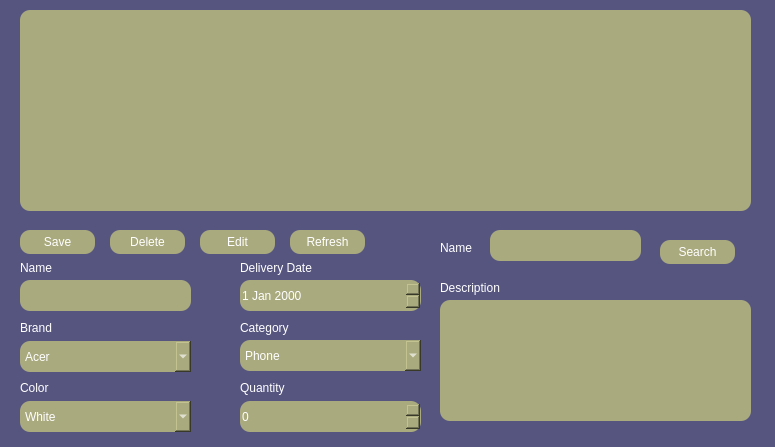
<?xml version="1.0" encoding="UTF-8"?>
<ui version="4.0">
 <class>Form</class>
 <widget class="QWidget" name="Form">
  <property name="geometry">
   <rect>
    <x>0</x>
    <y>0</y>
    <width>775</width>
    <height>447</height>
   </rect>
  </property>
  <property name="windowTitle">
   <string>Form</string>
  </property>
  <property name="styleSheet">
   <string notr="true">background-color:rgb(85, 85, 128);
</string>
  </property>
  <widget class="QLineEdit" name="name_input">
   <property name="geometry">
    <rect>
     <x>20</x>
     <y>280</y>
     <width>171</width>
     <height>31</height>
    </rect>
   </property>
   <property name="styleSheet">
    <string notr="true">background-color:rgb(170, 170, 127);
border-radius:10px;</string>
   </property>
  </widget>
  <widget class="QLabel" name="label">
   <property name="geometry">
    <rect>
     <x>20</x>
     <y>260</y>
     <width>49</width>
     <height>16</height>
    </rect>
   </property>
   <property name="styleSheet">
    <string notr="true">color:white;</string>
   </property>
   <property name="text">
    <string>Name</string>
   </property>
  </widget>
  <widget class="QTextBrowser" name="description_input">
   <property name="geometry">
    <rect>
     <x>440</x>
     <y>300</y>
     <width>311</width>
     <height>121</height>
    </rect>
   </property>
   <property name="styleSheet">
    <string notr="true">background-color:rgb(170, 170, 127);
border-radius:10px;
color:white;</string>
   </property>
  </widget>
  <widget class="QLabel" name="label_2">
   <property name="geometry">
    <rect>
     <x>20</x>
     <y>320</y>
     <width>49</width>
     <height>16</height>
    </rect>
   </property>
   <property name="styleSheet">
    <string notr="true">color:white;</string>
   </property>
   <property name="text">
    <string>Brand</string>
   </property>
  </widget>
  <widget class="QLabel" name="label_3">
   <property name="geometry">
    <rect>
     <x>20</x>
     <y>380</y>
     <width>49</width>
     <height>16</height>
    </rect>
   </property>
   <property name="styleSheet">
    <string notr="true">color:white;</string>
   </property>
   <property name="text">
    <string>Color</string>
   </property>
  </widget>
  <widget class="QDateEdit" name="date_input">
   <property name="geometry">
    <rect>
     <x>240</x>
     <y>280</y>
     <width>181</width>
     <height>31</height>
    </rect>
   </property>
   <property name="styleSheet">
    <string notr="true">background-color:rgb(170, 170, 127);
border-radius:10px;
color:white;</string>
   </property>
  </widget>
  <widget class="QLabel" name="label_4">
   <property name="geometry">
    <rect>
     <x>240</x>
     <y>260</y>
     <width>91</width>
     <height>16</height>
    </rect>
   </property>
   <property name="styleSheet">
    <string notr="true">color:white;</string>
   </property>
   <property name="text">
    <string>Delivery Date</string>
   </property>
  </widget>
  <widget class="QLabel" name="label_5">
   <property name="geometry">
    <rect>
     <x>240</x>
     <y>320</y>
     <width>49</width>
     <height>16</height>
    </rect>
   </property>
   <property name="styleSheet">
    <string notr="true">color:white;</string>
   </property>
   <property name="text">
    <string>Category</string>
   </property>
  </widget>
  <widget class="QLabel" name="label_6">
   <property name="geometry">
    <rect>
     <x>240</x>
     <y>380</y>
     <width>49</width>
     <height>16</height>
    </rect>
   </property>
   <property name="styleSheet">
    <string notr="true">color:white;</string>
   </property>
   <property name="text">
    <string>Quantity</string>
   </property>
  </widget>
  <widget class="QLabel" name="label_7">
   <property name="geometry">
    <rect>
     <x>440</x>
     <y>280</y>
     <width>91</width>
     <height>16</height>
    </rect>
   </property>
   <property name="styleSheet">
    <string notr="true">color:white;</string>
   </property>
   <property name="text">
    <string>Description</string>
   </property>
  </widget>
  <widget class="QPushButton" name="save_bt">
   <property name="geometry">
    <rect>
     <x>20</x>
     <y>230</y>
     <width>75</width>
     <height>24</height>
    </rect>
   </property>
   <property name="styleSheet">
    <string notr="true">background-color:rgb(170, 170, 127);
border-radius:10px;
color:white;</string>
   </property>
   <property name="text">
    <string>Save</string>
   </property>
  </widget>
  <widget class="QPushButton" name="pushButton_2">
   <property name="geometry">
    <rect>
     <x>110</x>
     <y>230</y>
     <width>75</width>
     <height>24</height>
    </rect>
   </property>
   <property name="styleSheet">
    <string notr="true">background-color:rgb(170, 170, 127);
border-radius:10px;
color:white;</string>
   </property>
   <property name="text">
    <string>Delete</string>
   </property>
  </widget>
  <widget class="QTableView" name="tableView">
   <property name="geometry">
    <rect>
     <x>20</x>
     <y>10</y>
     <width>731</width>
     <height>201</height>
    </rect>
   </property>
   <property name="styleSheet">
    <string notr="true">background-color:rgb(170, 170, 127);
border-radius:10px;
color:white;</string>
   </property>
  </widget>
  <widget class="QComboBox" name="brand_input">
   <property name="geometry">
    <rect>
     <x>20</x>
     <y>341</y>
     <width>171</width>
     <height>31</height>
    </rect>
   </property>
   <property name="styleSheet">
    <string notr="true">background-color:rgb(170, 170, 127);
border-radius:10px;
color:white;</string>
   </property>
   <item>
    <property name="text">
     <string>Acer</string>
    </property>
   </item>
   <item>
    <property name="text">
     <string>GigaByte</string>
    </property>
   </item>
   <item>
    <property name="text">
     <string>Asus</string>
    </property>
   </item>
   <item>
    <property name="text">
     <string>Msi</string>
    </property>
   </item>
  </widget>
  <widget class="QComboBox" name="color_input">
   <property name="geometry">
    <rect>
     <x>20</x>
     <y>401</y>
     <width>171</width>
     <height>31</height>
    </rect>
   </property>
   <property name="styleSheet">
    <string notr="true">background-color:rgb(170, 170, 127);
border-radius:10px;
color:white;</string>
   </property>
   <item>
    <property name="text">
     <string>White</string>
    </property>
   </item>
   <item>
    <property name="text">
     <string>Black</string>
    </property>
   </item>
   <item>
    <property name="text">
     <string>Blue</string>
    </property>
   </item>
   <item>
    <property name="text">
     <string>Pink</string>
    </property>
   </item>
  </widget>
  <widget class="QComboBox" name="category_input">
   <property name="geometry">
    <rect>
     <x>240</x>
     <y>340</y>
     <width>181</width>
     <height>31</height>
    </rect>
   </property>
   <property name="styleSheet">
    <string notr="true">background-color:rgb(170, 170, 127);
border-radius:10px;
color:white;</string>
   </property>
   <item>
    <property name="text">
     <string>Phone</string>
    </property>
   </item>
   <item>
    <property name="text">
     <string>Laptop</string>
    </property>
   </item>
  </widget>
  <widget class="QSpinBox" name="quantity_input">
   <property name="geometry">
    <rect>
     <x>240</x>
     <y>401</y>
     <width>181</width>
     <height>31</height>
    </rect>
   </property>
   <property name="styleSheet">
    <string notr="true">background-color:rgb(170, 170, 127);
border-radius:10px;
color:white;</string>
   </property>
  </widget>
  <widget class="QPushButton" name="refresh_bt">
   <property name="geometry">
    <rect>
     <x>290</x>
     <y>230</y>
     <width>75</width>
     <height>24</height>
    </rect>
   </property>
   <property name="styleSheet">
    <string notr="true">background-color:rgb(170, 170, 127);
border-radius:10px;
color:white;</string>
   </property>
   <property name="text">
    <string>Refresh</string>
   </property>
  </widget>
  <widget class="QLabel" name="label_8">
   <property name="geometry">
    <rect>
     <x>440</x>
     <y>240</y>
     <width>49</width>
     <height>16</height>
    </rect>
   </property>
   <property name="styleSheet">
    <string notr="true">color:white;</string>
   </property>
   <property name="text">
    <string>Name</string>
   </property>
  </widget>
  <widget class="QPushButton" name="edit_bt">
   <property name="geometry">
    <rect>
     <x>200</x>
     <y>230</y>
     <width>75</width>
     <height>24</height>
    </rect>
   </property>
   <property name="styleSheet">
    <string notr="true">background-color:rgb(170, 170, 127);
border-radius:10px;
color:white;</string>
   </property>
   <property name="text">
    <string>Edit</string>
   </property>
  </widget>
  <widget class="QLineEdit" name="search_name_input">
   <property name="geometry">
    <rect>
     <x>490</x>
     <y>230</y>
     <width>151</width>
     <height>31</height>
    </rect>
   </property>
   <property name="styleSheet">
    <string notr="true">background-color:rgb(170, 170, 127);
border-radius:10px;
color:white;</string>
   </property>
  </widget>
  <widget class="QPushButton" name="search_bt">
   <property name="geometry">
    <rect>
     <x>660</x>
     <y>240</y>
     <width>75</width>
     <height>24</height>
    </rect>
   </property>
   <property name="styleSheet">
    <string notr="true">background-color:rgb(170, 170, 127);
border-radius:10px;
color:white;</string>
   </property>
   <property name="text">
    <string>Search</string>
   </property>
  </widget>
 </widget>
 <resources/>
 <connections/>
</ui>
